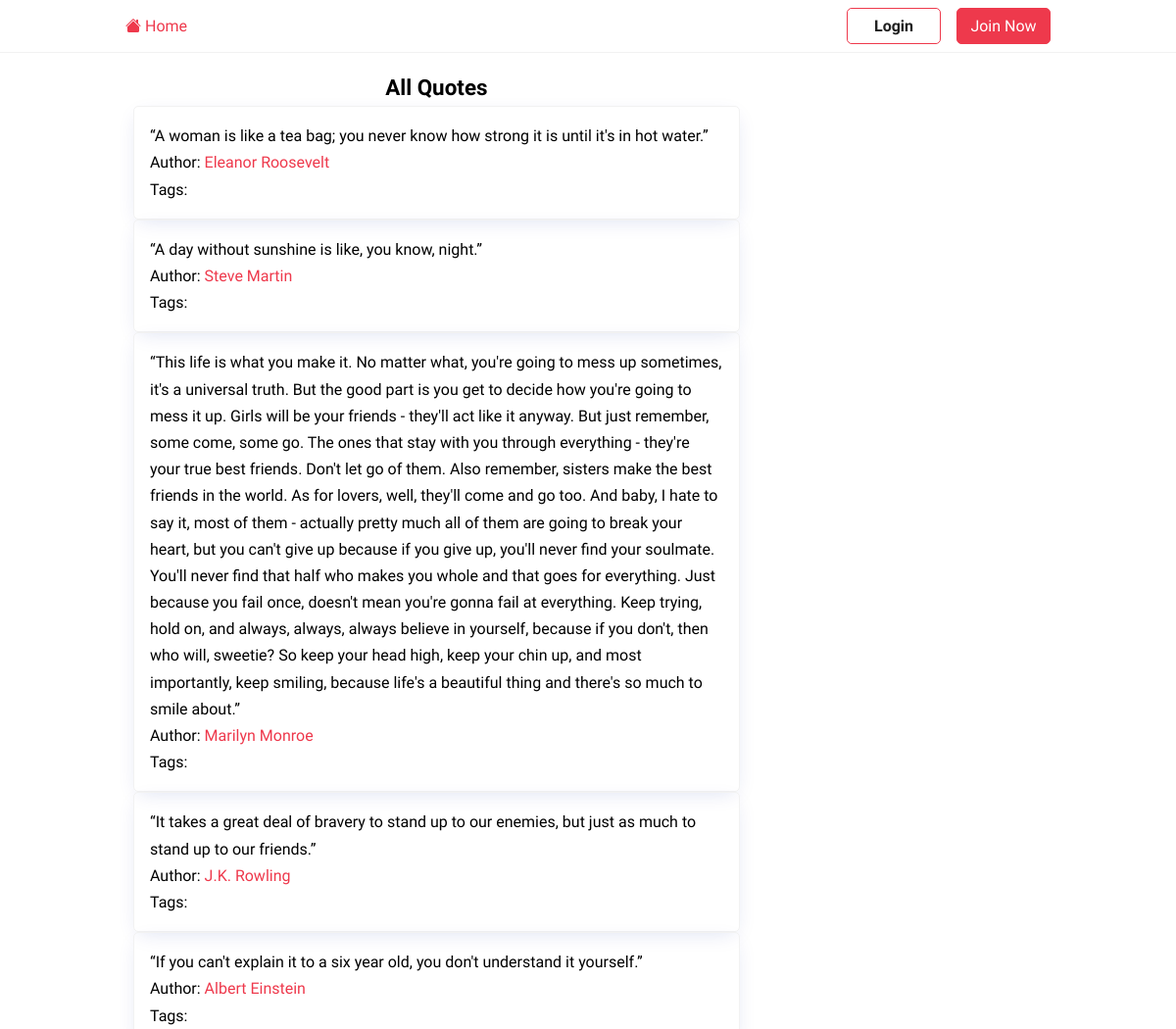
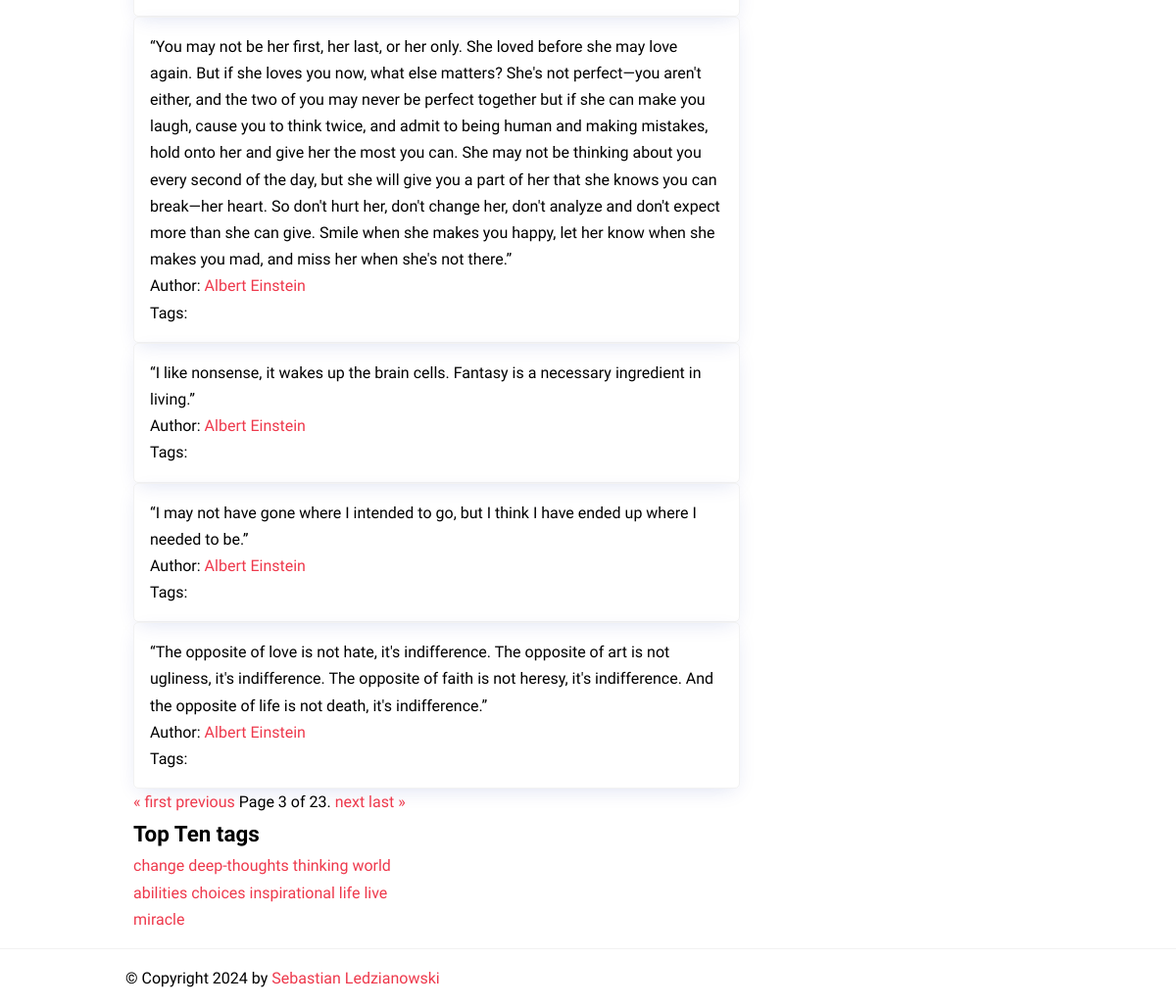
/?page=3, run on the app's committed database (2 pictures, top to bottom).
### quotesapp/models.py (models this page shows, shortened)
class Quote(models.Model):
    content = models.TextField()
    tags = models.ManyToManyField(Tag)
    author = models.ForeignKey(Author, on_delete=models.CASCADE)

class Author(models.Model):
    fullname = models.CharField(max_length=100)
    born_date = models.CharField(blank=True, max_length=50)
    born_location = models.CharField(max_length=100, blank=True)
    content = models.TextField()

class Tag(models.Model):
    name = models.CharField(max_length=100, unique=True)

### quotesapp/views.py (the view)
# urls.py: 2. Add a URL to urlpatterns:  path('', views.home, name='home')
def home(request):
    quotes_list = Quote.objects.all()
    paginator = Paginator(quotes_list, 9)
    top_tags = Tag.objects.annotate(quote_count=Count('quote')).order_by('-quote_count')[:10]
    page = request.GET.get('page')
    try:
        quotes = paginator.page(page)
    except PageNotAnInteger:
        quotes = paginator.page(1)
    except EmptyPage:
        quotes = paginator.page(paginator.num_pages)
    return render(request, 'home.html', {'quotes': quotes, 'top_tags': top_tags})

### templates/home.html
{% extends 'base.html' %}
{% load static %}
{% block content %}
<div class="container">
    <div class="row">
        <div class="col-md-8">
            <h2 class="text-center">All Quotes</h2>
            <div class="row row-cols-1 row-cols-md-2 g-4">
                {% for quote in quotes %}
                <div class="col">
                    <div class="card h-100">
                        <div class="card-body">
                            <p class="card-text">{{ quote.content }}</p>
                            <p class="card-text">Author: <a href="{% url 'author_detail' pk=quote.author.id %}">{{ quote.author.fullname }}</a></p>
                            <p class="card-text">Tags: {% for tag in quote.tags.all %}<a href="{% url 'tag_detail' tag_name=tag.name %}">{{ tag.name }}</a>{% if not forloop.last %}, {% endif %} {% endfor %}</p>
                        </div>
                    </div>
                </div>
                {% endfor %}
            </div>
            <div class="pagination mt-4">
                <span class="step-links">
                    {% if quotes.has_previous %}
                    <a href="?page=1">&laquo; first</a>
                    <a href="?page={{ quotes.previous_page_number }}">previous</a>{% endif %}
                    <span class="current">Page {{ quotes.number }} of {{ quotes.paginator.num_pages }}.</span>{% if quotes.has_next %}
                    <a href="?page={{ quotes.next_page_number }}">next</a>
                    <a href="?page={{ quotes.paginator.num_pages }}">last &raquo;</a>
                    {% endif %}
                </span>
            </div>
        </div>
        <div class="col-md-4">
            <h2>Top Ten tags</h2>
            {% for tag in top_tags %}
            <span class="tag-item">
                <a class="tag" href="{% url 'tag_detail' tag.name %}">{{ tag.name }}</a>
            </span>
            {% endfor %}
        </div>
    </div>
</div>
{% endblock %}

### static/css/style.css (style rules this page uses)
:root { --color-primary: #ee394c; --color-secondary: #86b7fe; --color-light: #f2f2f2; --color-gray: #ced4da; --color-dark: #212121; --color-white: #ffffff; --color-error: #e2442f; --color-warning: #ffc900; --color-info: #02a2b9; --color-success: #1ba345; --color-input: #00d1b2; --border-radius: 5px; }
* { margin: 0; padding: 0; box-sizing: border-box; text-rendering: optimizeLegibility; }
html, body { height: 100%; }
body { font-family: 'Dosis', sans-serif; font-size: 1rem; line-height: 1.7; display: flex; flex-direction: column; margin: 0; }
h2 { font-size: 1.4rem; }
a { color: var(--color-primary); text-decoration: none; }
.container { display: flex; max-width: 960px; margin: 0 auto; padding: 0.5rem; }
.col-md-8 { flex: 0 0 66.66667%; max-width: 66.66667%; }
.col-md-4 { flex: 0 0 33.33333%; max-width: 33.33333%; }
.card { border: solid 1px var(--color-light); padding: 1rem; border-radius: var(--border-radius); box-shadow: rgb(11 43 158 / 15%) 0px 6px 20px -6px; min-width: 400px; }
.text-center { text-align: center; }

### data on the page
Quote: content "“A woman is like a tea bag; you never know how strong it is until it's in hot water.”", author.fullname "Eleanor Roosevelt"
Quote: content "“A day without sunshine is like, you know, night.”", author.fullname "Steve Martin"
Quote: content "“This life is what you make it. No matter what, you're going to mess up sometimes, it's a universal truth. But the good part is you get to decide how you're going to mess it up. Girls will be your friends - they'll act like it anyway. But just remember, some come, some go. The ones that stay with you through everything - they're your true best friends. Don't let go of them. Also remember, sisters make the best friends in the world. As for lovers, well, they'll come and go too. And baby, I hate to say it, most of them - actually pretty much all of them are going to break your heart, but you can't give up because if you give up, you'll never find your soulmate. You'll never find that half who…", author.fullname "Marilyn Monroe"
Quote: content "“It takes a great deal of bravery to stand up to our enemies, but just as much to stand up to our friends.”", author.fullname "J.K. Rowling"
Quote: content "“If you can't explain it to a six year old, you don't understand it yourself.”", author.fullname "Albert Einstein"
Quote: content "“You may not be her first, her last, or her only. She loved before she may love again. But if she loves you now, what else matters? She's not perfect—you aren't either, and the two of you may never be perfect together but if she can make you laugh, cause you to think twice, and admit to being human and making mistakes, hold onto her and give her the most you can. She may not be thinking about you every second of the day, but she will give you a part of her that she knows you can break—her heart. So don't hurt her, don't change her, don't analyze and don't expect more than she can give. Smile when she makes you happy, let her know when she makes you mad, and miss her when she's not there.”", author.fullname "Albert Einstein"
Quote: content "“I like nonsense, it wakes up the brain cells. Fantasy is a necessary ingredient in living.”", author.fullname "Albert Einstein"
Quote: content "“I may not have gone where I intended to go, but I think I have ended up where I needed to be.”", author.fullname "Albert Einstein"
Quote: content "“The opposite of love is not hate, it's indifference. The opposite of art is not ugliness, it's indifference. The opposite of faith is not heresy, it's indifference. And the opposite of life is not death, it's indifference.”", author.fullname "Albert Einstein"
Tag: name "change"
Tag: name "deep-thoughts"
Tag: name "thinking"
Tag: name "world"
Tag: name "abilities"
Tag: name "choices"
Tag: name "inspirational"
Tag: name "life"
Tag: name "live"
Tag: name "miracle"

### other printed values
{{ quotes.number }} "3"
{{ quotes.paginator.num_pages }} "23"
